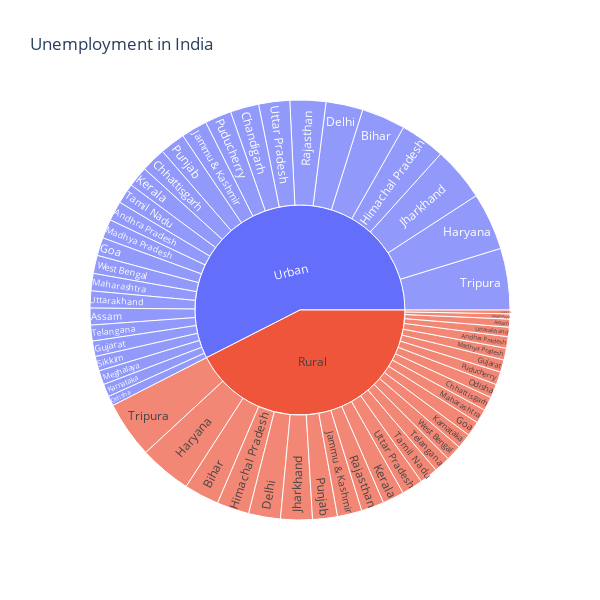

The code cell stored with this chart in its notebook:
### Code cell
unemployment=data[["Region","Area","Estimated Unemployment Rate (%)"]]

figure=px.sunburst(unemployment,path=['Area','Region'],
                   values="Estimated Unemployment Rate (%)",
                   width=600,height=600,
                   title="Unemployment in India")

figure.show()

### Figure 1 — Plotly figure (JSON) as saved in the notebook; plotly's stock layout.template omitted (floating-point values rounded to 4 significant figures)
{"data": [{"branchvalues": "total", "domain": {"x": [0, 1], "y": [0, 1]}, "hovertemplate": "labels=%{label}<br>Estimated Unemployment Rate (%)=%{value}<br>parent=%{parent}<br>id=%{id}<extra></extra>", "ids": ["Rural/Andhra Pradesh", "Urban/Andhra Pradesh", "Rural/Assam", "Urban/Assam", "Rural/Bihar", "Urban/Bihar", "Urban/Chandigarh", "Rural/Chhattisgarh", "Urban/Chhattisgarh", "Rural/Delhi", "Urban/Delhi", "Rural/Goa", "Urban/Goa", "Rural/Gujarat", "Urban/Gujarat", "Rural/Haryana", "Urban/Haryana", "Rural/Himachal Pradesh", "Urban/Himachal Pradesh", "Rural/Jammu & Kashmir", "Urban/Jammu & Kashmir", "Rural/Jharkhand", "Urban/Jharkhand", "Rural/Karnataka", "Urban/Karnataka", "Rural/Kerala", "Urban/Kerala", "Rural/Madhya Pradesh", "Urban/Madhya Pradesh", "Rural/Maharashtra", "Urban/Maharashtra", "Rural/Meghalaya", "Urban/Meghalaya", "Rural/Odisha", "Urban/Odisha", "Rural/Puducherry", "Urban/Puducherry", "Rural/Punjab", "Urban/Punjab", "Rural/Rajasthan", "Urban/Rajasthan", "Rural/Sikkim", "Urban/Sikkim", "Rural/Tamil Nadu", "Urban/Tamil Nadu", "Rural/Telangana", "Urban/Telangana", "Rural/Tripura", "Urban/Tripura", "Rural/Uttar Pradesh", "Urban/Uttar Pradesh", "Rural/Uttarakhand", "Urban/Uttarakhand", "Rural/West Bengal", "Urban/West Bengal", "Rural", "Urban"], "labels": ["Andhra Pradesh", "Andhra Pradesh", "Assam", "Assam", "Bihar", "Bihar", "Chandigarh", "Chhattisgarh", "Chhattisgarh", "Delhi", "Delhi", "Goa", "Goa", "Gujarat", "Gujarat", "Haryana", "Haryana", "Himachal Pradesh", "Himachal Pradesh", "Jammu & Kashmir", "Jammu & Kashmir", "Jharkhand", "Jharkhand", "Karnataka", "Karnataka", "Kerala", "Kerala", "Madhya Pradesh", "Madhya Pradesh", "Maharashtra", "Maharashtra", "Meghalaya", "Meghalaya", "Odisha", "Odisha", "Puducherry", "Puducherry", "Punjab", "Punjab", "Rajasthan", "Rajasthan", "Sikkim", "Sikkim", "Tamil Nadu", "Tamil Nadu", "Telangana", "Telangana", "Tripura", "Tripura", "Uttar Pradesh", "Uttar Pradesh", "Uttarakhand", "Uttarakhand", "West Bengal", "West Bengal", "Rural", "Urban"], "name": "", "parents": ["Rural", "Urban", "Rural", "Urban", "Rural", "Urban", "Urban", "Rural", "Urban", "Rural", "Urban", "Rural", "Urban", "Rural", "Urban", "Rural", "Urban", "Rural", "Urban", "Rural", "Urban", "Rural", "Urban", "Rural", "Urban", "Rural", "Urban", "Rural", "Urban", "Rural", "Urban", "Rural", "Urban", "Rural", "Urban", "Rural", "Urban", "Rural", "Urban", "Rural", "Urban", "Rural", "Urban", "Rural", "Urban", "Rural", "Urban", "Rural", "Urban", "Rural", "Urban", "Rural", "Urban", "Rural", "Urban", "", ""], "type": "sunburst", "values": [77.37, 132.0, 53.89, 113.2, 234.8, 294.9, 191.9, 92.8, 165.9, 213.6, 248.2, 100.7, 121.9, 82.84, 103.8, 350.2, 385.8, 217.1, 302.1, 164.5, 175.5, 213.1, 363.3, 101.1, 85.79, 144.8, 138.7, 79.15, 128.2, 95.34, 116.3, 34.65, 94.92, 92.58, 65.84, 87.16, 178.4, 166.9, 169.9, 153.0, 240.7, 25.4, 97.84, 122.9, 137.1, 110.1, 106.6, 380.3, 413.5, 142.9, 208.5, 63.47, 114.3, 106.0, 121.5, 3707.0, 5016.0]}], "layout": {"height": 600, "legend": {"tracegroupgap": 0}, "title": {"text": "Unemployment in India"}, "width": 600}}
